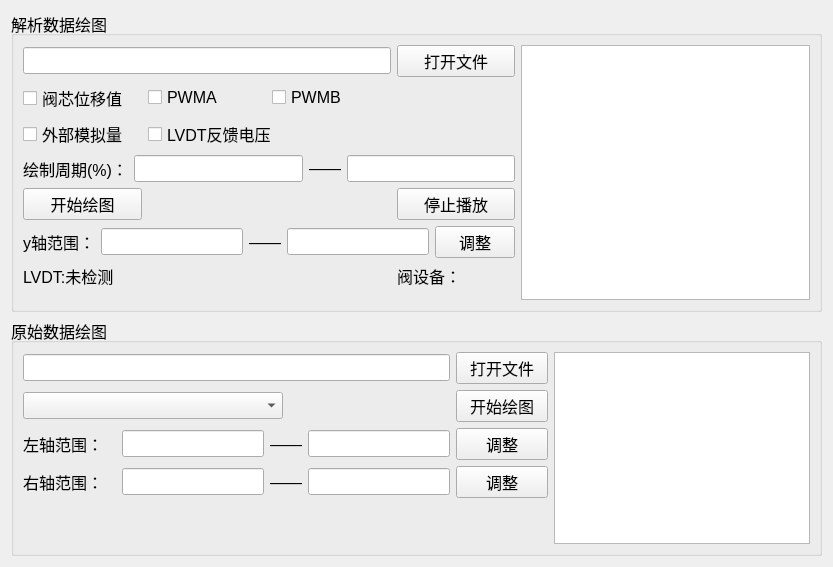
      <widget class="QWidget" name="tab_3">
       <attribute name="title">
        <string>数据回放</string>
       </attribute>
       <layout class="QGridLayout" name="gridLayout_17">
        <item row="0" column="0">
         <widget class="QGroupBox" name="groupBox_12">
          <property name="font">
           <font>
            <pointsize>12</pointsize>
           </font>
          </property>
          <property name="title">
           <string>解析数据绘图</string>
          </property>
          <layout class="QGridLayout" name="gridLayout_12">
           <item row="1" column="1">
            <widget class="QCheckBox" name="checkBox_6">
             <property name="text">
              <string>PWMA</string>
             </property>
            </widget>
           </item>
           <item row="3" column="0" colspan="4">
            <layout class="QHBoxLayout" name="horizontalLayout_15">
             <item>
              <widget class="QLabel" name="label_6">
               <property name="text">
                <string>绘制周期(%)：</string>
               </property>
              </widget>
             </item>
             <item>
              <layout class="QHBoxLayout" name="horizontalLayout_13">
               <item>
                <widget class="QLineEdit" name="lineEdit_15">
                 <property name="text">
                  <string/>
                 </property>
                </widget>
               </item>
               <item>
                <widget class="QLabel" name="label_32">
                 <property name="text">
                  <string>——</string>
                 </property>
                </widget>
               </item>
               <item>
                <widget class="QLineEdit" name="lineEdit_16">
                 <property name="text">
                  <string/>
                 </property>
                </widget>
               </item>
              </layout>
             </item>
            </layout>
           </item>
           <item row="6" column="3">
            <widget class="QLabel" name="label_10">
             <property name="text">
              <string>阀设备：</string>
             </property>
            </widget>
           </item>
           <item row="2" column="0">
            <widget class="QCheckBox" name="checkBox_8">
             <property name="text">
              <string>外部模拟量</string>
             </property>
            </widget>
           </item>
           <item row="1" column="0">
            <widget class="QCheckBox" name="checkBox_5">
             <property name="text">
              <string>阀芯位移值</string>
             </property>
            </widget>
           </item>
           <item row="2" column="1" colspan="2">
            <widget class="QCheckBox" name="checkBox_9">
             <property name="text">
              <string>LVDT反馈电压</string>
             </property>
            </widget>
           </item>
           <item row="5" column="0" colspan="4">
            <layout class="QHBoxLayout" name="horizontalLayout_16">
             <item>
              <widget class="QLabel" name="label_7">
               <property name="text">
                <string>y轴范围：</string>
               </property>
              </widget>
             </item>
             <item>
              <layout class="QHBoxLayout" name="horizontalLayout_14">
               <item>
                <widget class="QLineEdit" name="lineEdit_17">
                 <property name="text">
                  <string/>
                 </property>
                </widget>
               </item>
               <item>
                <widget class="QLabel" name="label_36">
                 <property name="text">
                  <string>——</string>
                 </property>
                </widget>
               </item>
               <item>
                <widget class="QLineEdit" name="lineEdit_18">
                 <property name="text">
                  <string/>
                 </property>
                </widget>
               </item>
              </layout>
             </item>
             <item>
              <widget class="QPushButton" name="pushButton_10">
               <property name="text">
                <string>调整</string>
               </property>
              </widget>
             </item>
            </layout>
           </item>
           <item row="0" column="5" rowspan="9">
            <widget class="QChartView" name="graphicsView">
             <property name="styleSheet">
              <string notr="true"/>
             </property>
            </widget>
           </item>
           <item row="4" column="0">
            <widget class="QPushButton" name="pushButton_7">
             <property name="text">
              <string>开始绘图</string>
             </property>
            </widget>
           </item>
           <item row="6" column="0" colspan="2">
            <widget class="QLabel" name="label_9">
             <property name="text">
              <string>LVDT:未检测</string>
             </property>
            </widget>
           </item>
           <item row="4" column="3">
            <widget class="QPushButton" name="pushButton_9">
             <property name="text">
              <string>停止播放</string>
             </property>
            </widget>
           </item>
           <item row="1" column="2">
            <widget class="QCheckBox" name="checkBox_7">
             <property name="text">
              <string>PWMB</string>
             </property>
            </widget>
           </item>
           <item row="0" column="0" colspan="3">
            <widget class="QLineEdit" name="lineEdit_11"/>
           </item>
           <item row="0" column="3">
            <widget class="QPushButton" name="pushButton_6">
             <property name="text">
              <string>打开文件</string>
             </property>
            </widget>
           </item>
          </layout>
         </widget>
        </item>
        <item row="1" column="0">
         <widget class="QGroupBox" name="groupBox_13">
          <property name="font">
           <font>
            <pointsize>12</pointsize>
           </font>
          </property>
          <property name="title">
           <string>原始数据绘图</string>
          </property>
          <layout class="QGridLayout" name="gridLayout_18">
           <item row="0" column="0">
            <layout class="QGridLayout" name="gridLayout_16">
             <item row="2" column="3">
              <widget class="QPushButton" name="pushButton_20">
               <property name="text">
                <string>调整</string>
               </property>
              </widget>
             </item>
             <item row="3" column="3">
              <widget class="QPushButton" name="pushButton_21">
               <property name="text">
                <string>调整</string>
               </property>
              </widget>
             </item>
             <item row="3" column="0">
              <widget class="QLabel" name="label_13">
               <property name="text">
                <string>右轴范围：</string>
               </property>
              </widget>
             </item>
             <item row="3" column="1" colspan="2">
              <layout class="QHBoxLayout" name="horizontalLayout_25">
               <item>
                <widget class="QLineEdit" name="lineEdit_24">
                 <property name="text">
                  <string/>
                 </property>
                </widget>
               </item>
               <item>
                <widget class="QLabel" name="label_43">
                 <property name="text">
                  <string>——</string>
                 </property>
                </widget>
               </item>
               <item>
                <widget class="QLineEdit" name="lineEdit_25">
                 <property name="text">
                  <string/>
                 </property>
                </widget>
               </item>
              </layout>
             </item>
             <item row="2" column="0">
              <widget class="QLabel" name="label_12">
               <property name="text">
                <string>左轴范围：</string>
               </property>
              </widget>
             </item>
             <item row="2" column="1" colspan="2">
              <layout class="QHBoxLayout" name="horizontalLayout_20">
               <item>
                <widget class="QLineEdit" name="lineEdit_22">
                 <property name="text">
                  <string/>
                 </property>
                </widget>
               </item>
               <item>
                <widget class="QLabel" name="label_42">
                 <property name="text">
                  <string>——</string>
                 </property>
                </widget>
               </item>
               <item>
                <widget class="QLineEdit" name="lineEdit_23">
                 <property name="text">
                  <string/>
                 </property>
                </widget>
               </item>
              </layout>
             </item>
             <item row="0" column="3">
              <widget class="QPushButton" name="pushButton_19">
               <property name="text">
                <string>打开文件</string>
               </property>
              </widget>
             </item>
             <item row="1" column="3">
              <widget class="QPushButton" name="pushButton_3">
               <property name="text">
                <string>开始绘图</string>
               </property>
              </widget>
             </item>
             <item row="1" column="0" colspan="2">
              <widget class="QComboBox" name="comboBox_16"/>
             </item>
             <item row="0" column="0" colspan="3">
              <widget class="QLineEdit" name="lineEdit_14"/>
             </item>
            </layout>
           </item>
           <item row="0" column="1" rowspan="2">
            <widget class="QChartView" name="graphicsView_4">
             <property name="styleSheet">
              <string notr="true"/>
             </property>
            </widget>
           </item>
           <item row="1" column="0">
            <spacer name="horizontalSpacer">
             <property name="orientation">
              <enum>Qt::Horizontal</enum>
             </property>
             <property name="sizeType">
              <enum>QSizePolicy::Preferred</enum>
             </property>
             <property name="sizeHint" stdset="0">
              <size>
               <width>525</width>
               <height>20</height>
              </size>
             </property>
            </spacer>
           </item>
          </layout>
         </widget>
        </item>
       </layout>
      </widget>
